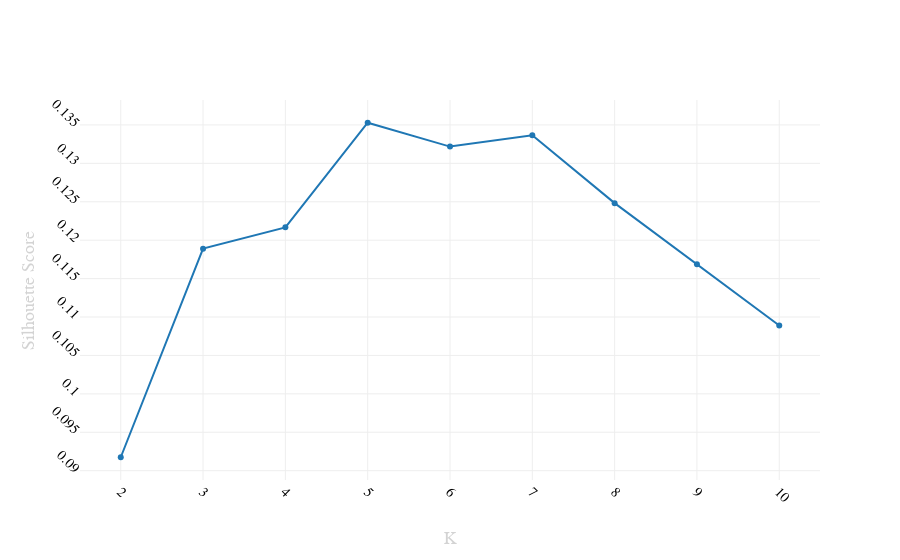

Source (notebook cell):
### Markdown cell above
<div class="span5 alert alert-info">
<h3>Checkup Exercise Set III</h3>

<p><b>Exercise:</b> Using the documentation for the `silhouette_score` function above, construct a series of silhouette plots like the ones in the article linked above.</p>

<p><b>Exercise:</b> Compute the average silhouette score for each $K$ and plot it. What $K$ does the plot suggest we should choose? Does it differ from what we found using the Elbow method?</p>
</div>

### Code cell
import plotly.graph_objs as go
ys=[]
for i in K:
    kmeans=KMeans(n_clusters=i, random_state=1)
    kmeans.fit(X_matrix)
    labels=kmeans.labels_
    ys.append(silhouette_score(X_matrix, labels))
    
# Create a trace
trace = go.Scatter(x = K, y = ys)

data = [trace]
layout = go.Layout(
    xaxis=dict(
        title='K',
        titlefont=dict(
            family='Arial, sans-serif',
            size=18,
            color='lightgrey'
        ),
        showticklabels=True,
        tickangle=45,
        tickfont=dict(
            family='Old Standard TT, serif',
            size=14,
            color='black'
        ),
        exponentformat='e',
        showexponent='all'
    ),
    yaxis=dict(
        title='Silhouette Score',
        titlefont=dict(
            family='Arial, sans-serif',
            size=18,
            color='lightgrey'
        ),
        showticklabels=True,
        tickangle=45,
        tickfont=dict(
            family='Old Standard TT, serif',
            size=14,
            color='black'
        ),
        exponentformat='e',
        showexponent='all'
    )
)
fig = go.Figure(data=data, layout=layout)
py.iplot(fig)

### Figure 1 — Plotly figure (JSON) as saved in the notebook; plotly's stock layout.template omitted (floating-point values rounded to 4 significant figures)
{"data": [{"type": "scatter", "uid": "cd92e524-6c91-4360-b1bd-639bfdb6acaa", "x": [2, 3, 4, 5, 6, 7, 8, 9, 10], "y": [0.09175, 0.1189, 0.1217, 0.1353, 0.1322, 0.1337, 0.1248, 0.1169, 0.1089]}], "layout": {"xaxis": {"exponentformat": "e", "showexponent": "all", "showticklabels": true, "tickangle": 45, "tickfont": {"color": "black", "family": "Old Standard TT, serif", "size": 14}, "title": {"font": {"color": "lightgrey", "family": "Arial, sans-serif", "size": 18}, "text": "K"}}, "yaxis": {"exponentformat": "e", "showexponent": "all", "showticklabels": true, "tickangle": 45, "tickfont": {"color": "black", "family": "Old Standard TT, serif", "size": 14}, "title": {"font": {"color": "lightgrey", "family": "Arial, sans-serif", "size": 18}, "text": "Silhouette Score"}}}}
